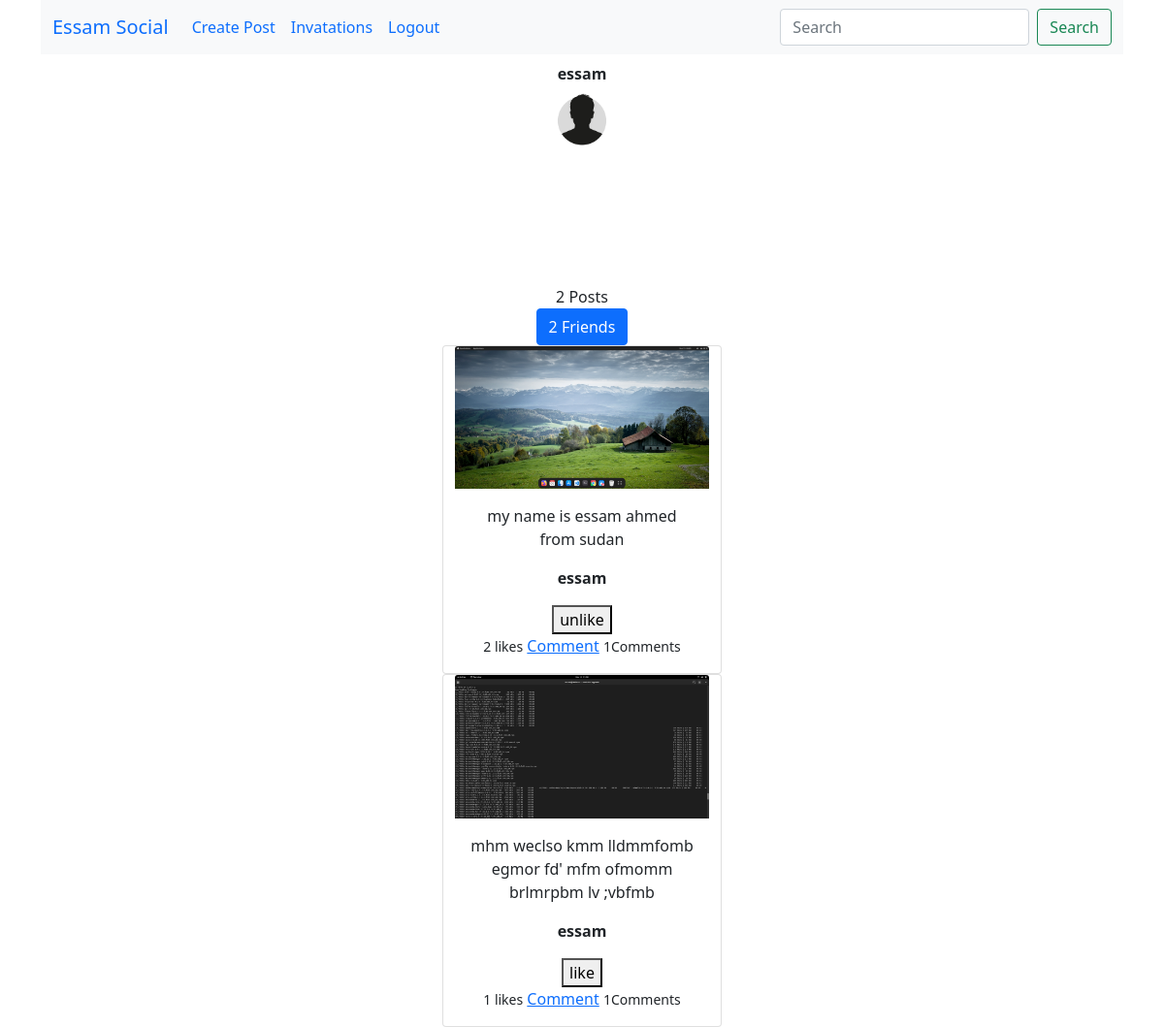
Page /profile/essam/ (signed in) on the committed database.
### profiles/models.py (models this page shows, shortened)
class Profile(models.Model) :
    user = models.OneToOneField(User, on_delete=models.CASCADE)
    slug = models.SlugField(unique=True, null=True, blank=True)
    avatar = models.ImageField(upload_to='avatars', default="avatars/no_avatar.png")
    bio = models.TextField(blank=True)
    friends = models.ManyToManyField(User, blank=True, related_name="friends")
    gender = models.CharField(choices=GENDER, max_length=6, blank=True)
    country = models.CharField(max_length=122, blank=True)
    created = models.DateTimeField(auto_now_add=True)
    updated = models.DateTimeField(auto_now=True)
    objects = ProfileManager()
    def get_profile_user(self) :
        return reverse("profiles:profile_user",kwargs={"slug":self.slug})
    def get_avatar_url(self) :
        try :
            url = self.avatar.url
        except :
            url = None
        return url
    def get_all_friends(self) :
         return self.friends.all()
    def get_num_of_friends(self) :
        return self.get_all_friends().count()
    def get_all_posts(self) :
        return self.post_set.all()
    def get_num_of_posts(self) :
        return self.get_all_posts().count()

### posts/models.py (models this page shows, shortened)
class Post(models.Model) :
    auther = models.ForeignKey(Profile, on_delete=models.CASCADE)
    text = models.TextField()
    slug = models.SlugField(blank=True, null=True, unique=True)
    image = models.ImageField(upload_to="posts", blank=True)
    liked = models.ManyToManyField(Profile, blank=True, related_name="likes")
    created = models.DateTimeField(auto_now_add=True)
    updated = models.DateTimeField(auto_now=True)
    objects = PostManager()
    def get_all_user_liked(self) :
        return self.liked.all()
    def get_all_no_of_like(self) :
        return self.get_all_user_liked().count()
    def get_all_comment(self) :
        return self.comment_set.all()
    def get_all_comment_num(self) :
        return self.get_all_comment().count()
    def get_detail_post_url(self) :
        return reverse("posts:detail_post", kwargs={"slug":self.slug})

### profiles/views.py (the view)
# urls.py: path('profile/<slug>/', views.get_profile_user_view, name="profile_user"),
@login_required
def get_profile_user_view(request, slug) :
    template_name = "profiles/user_profile.html"
    try :
        profile = Profile.objects.get(slug=slug)
        me = Profile.objects.get(user=request.user)
        relation_r = RelationshipFriends.objects.filter(sender=me)
        relation_s = RelationshipFriends.objects.filter(receiver=me)
        relation_sender = set()
        relation_receiver = set()
        for item in relation_r :
            relation_receiver.add(item.receiver.user)
        for item in relation_s :
            relation_sender.add(item.sender.user)
    except :
        return HttpResponse("<h1>you request not fount please check and try again thanks</h1>")
    context = {
        "profile":profile,
        "relation_sender":relation_sender,
        "relation_receiver" :relation_receiver
    }
    return render(request, template_name, context)

### posts/models.py (called while the page is built)
    def get_queryset(self) :
        return PostQuerySet(self.model, using=self._db)

### profiles/templates/profiles/user_profile.html (shortened to what this page needs)
{% extends "base.html" %}
{% block content %}
<div class="container container text-center">
    <span>
        <b>
            {{profile.user.username}}
        </b>
    </span> <br>
    <div class="container container text-center">
        <img src="{{profile.get_avatar_url}}" class="avatar" alt=""> <br>
        <p>
            {{profile.bio}} <br>
             <br>
             <br>
        <br>
        </p> <br>
        <div>
         {{profile.get_num_of_posts}} Posts
        </div>
        <button type="button" class="btn btn-primary" data-bs-toggle="modal" data-bs-target="#exampleModal">
            {{profile.get_num_of_friends}} Friends
        </button>
</div>
{% for post in profile.post_set.all %}
  <div class="card container container text-center" style="width: 18rem;">
    {% if post.image %}
    <img src="{{post.image.url}}" class="card-img-top" alt="...">
    {% endif %}
    <div class="card-body">
      <p class="card-text">{{post.text}}</p>
      <p class="card-text"><b>{{post.auther.user.username}}</b></p>
      <div>
        <form action="{% url 'posts:like_unlike' %}" method="post">
            <button type="submit">
                {% if profile in post.liked.all %}
                unlike
                {% else %}
                like
                {% endif %}
            </button>
        </form>
        <small>{{post.get_all_no_of_like}} likes</small>
        <a href="{{post.get_detail_post_url}}">Comment</a> <small>{{post.get_all_comment_num}}Comments</small>
    </div>
    </div>
  </div>
{% endfor %}
</div>
{% endblock content %}

### static/style/main.css (style rules this page uses)
.avatar { width: 70px; height: 70px; border-radius: 70px; }

### rows in the picture
Profile: user.username "essam", get_avatar_url (placeholder picture), get_num_of_posts "2", get_num_of_friends "2"
Post: image (picture), text "my name is essam ahmed from sudan", auther.user.username "essam", shows "unlike", get_all_no_of_like "2", get_all_comment_num "1"
Post: image (picture), text "mhm weclso kmm lldmmfomb egmor fd' mfm ofmomm brlmrpbm lv ;vbfmb", auther.user.username "essam", shows "like", get_all_no_of_like "1", get_all_comment_num "1"
